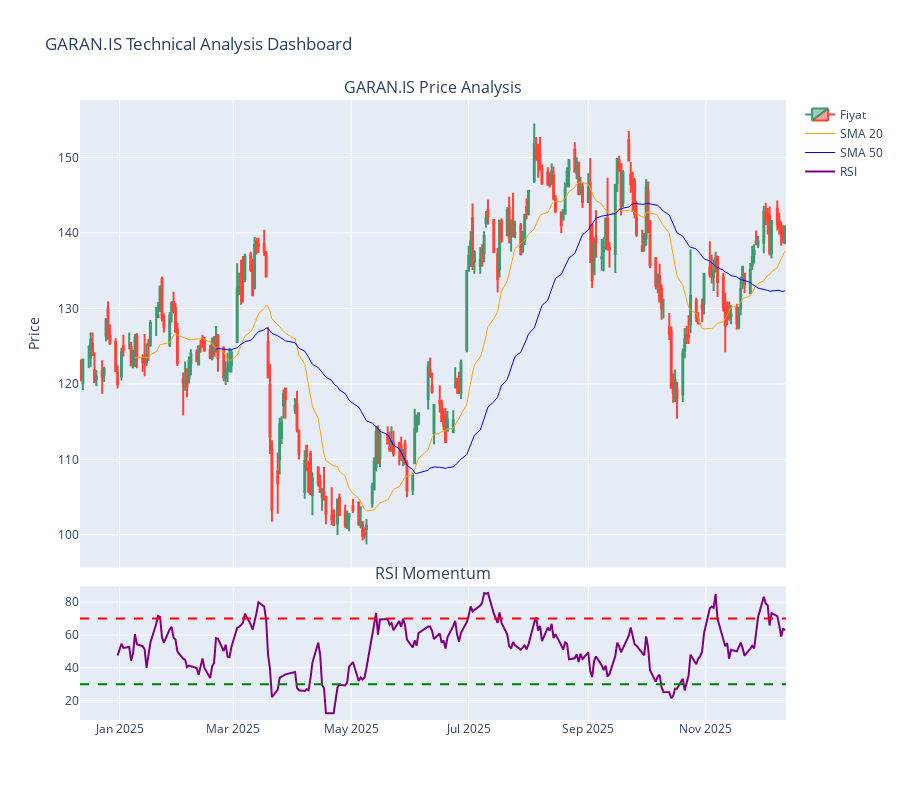

This figure's notebook cell:
### Markdown cell above
## Using the functions:

### Code cell
symbol = "GARAN.IS" # Or "AAPL", "NVDA"

# 1. Get Data
data = get_stock_data(symbol)
print(data.head())

# 2. Add Indicators
data = add_indicators(data)

# 3. Plot Dashboard
plot_dashboard(data, symbol)

# 4. Show Last 5 Days
print(data[['Close', 'Log_Return', 'RSI']].tail())

### Figure 1 — Plotly figure (JSON) as saved in the notebook; plotly's stock layout.template omitted (floating-point values rounded to 4 significant figures; data arrays with more than 128 entries replaced by an {"elided": "..."} marker saying what was removed)
{"data": [{"close": {"elided": "253 float values"}, "high": {"elided": "253 float values"}, "low": {"elided": "253 float values"}, "name": "Fiyat", "open": {"elided": "253 float values"}, "type": "candlestick", "x": {"elided": "253 str values"}, "xaxis": "x", "yaxis": "y"}, {"line": {"color": "orange", "width": 1}, "name": "SMA 20", "type": "scatter", "x": {"elided": "253 str values"}, "xaxis": "x", "y": {"elided": "253 float values"}, "yaxis": "y"}, {"line": {"color": "blue", "width": 1}, "name": "SMA 50", "type": "scatter", "x": {"elided": "253 str values"}, "xaxis": "x", "y": {"elided": "253 float values"}, "yaxis": "y"}, {"line": {"color": "purple", "width": 2}, "name": "RSI", "type": "scatter", "x": {"elided": "253 str values"}, "xaxis": "x2", "y": {"elided": "253 float values"}, "yaxis": "y2"}], "layout": {"annotations": [{"font": {"size": 16}, "showarrow": false, "text": "GARAN.IS Price Analysis", "x": 0.5, "xanchor": "center", "xref": "paper", "y": 1, "yanchor": "bottom", "yref": "paper"}, {"font": {"size": 16}, "showarrow": false, "text": "RSI Momentum", "x": 0.5, "xanchor": "center", "xref": "paper", "y": 0.2156, "yanchor": "bottom", "yref": "paper"}], "height": 800, "shapes": [{"line": {"color": "red", "dash": "dash"}, "type": "line", "x0": 0, "x1": 1, "xref": "x2 domain", "y0": 70, "y1": 70, "yref": "y2"}, {"line": {"color": "green", "dash": "dash"}, "type": "line", "x0": 0, "x1": 1, "xref": "x2 domain", "y0": 30, "y1": 30, "yref": "y2"}], "title": {"text": "GARAN.IS Technical Analysis Dashboard"}, "xaxis": {"anchor": "y", "domain": [0, 1], "matches": "x2", "rangeslider": {"visible": false}, "showticklabels": false}, "xaxis2": {"anchor": "y2", "domain": [0, 1]}, "yaxis": {"anchor": "x", "domain": [0.2456, 1], "title": {"text": "Price"}}, "yaxis2": {"anchor": "x2", "domain": [0, 0.2156]}}}
